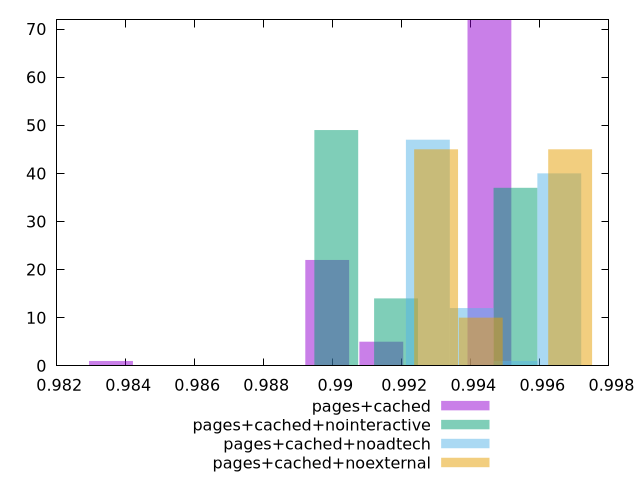

Write the gnuplot code that produced this figure.
$_pagesCached <<EOF
0.9945388542842366 72
0.9898402455238386 22
0.983575433843308 1
0.9914064484439713 5
EOF
$_pagesCachedNointeractive <<EOF
0.995294900102865 37
0.9901020571458066 49
0.9918330047981594 14
EOF
$_pagesCachedNoadtech <<EOF
0.9927551688325905 47
0.9965636924981887 40
0.9940246767211232 12
0.9952941846096559 1
EOF
$_pagesCachedNoexternal <<EOF
0.9968781518956439 45
0.9929942110441025 45
0.9942888579946163 10
EOF
set key outside below
set terminal pngcairo
set output "report_00004_2020-11-02T20-21-41.718Z/first-cpu-idle/first-cpu-idle_pages+cached_pages+cached+nointeractive_pages+cached+noadtech_pages+cached+noexternal+hist.png"
set boxwidth 0.0012695078885327244
set style fill transparent solid 0.5 noborder
set yrange [0:72]
plot $_pagesCached title "pages+cached" with boxes ,$_pagesCachedNointeractive title "pages+cached+nointeractive" with boxes ,$_pagesCachedNoadtech title "pages+cached+noadtech" with boxes ,$_pagesCachedNoexternal title "pages+cached+noexternal" with boxes ,
